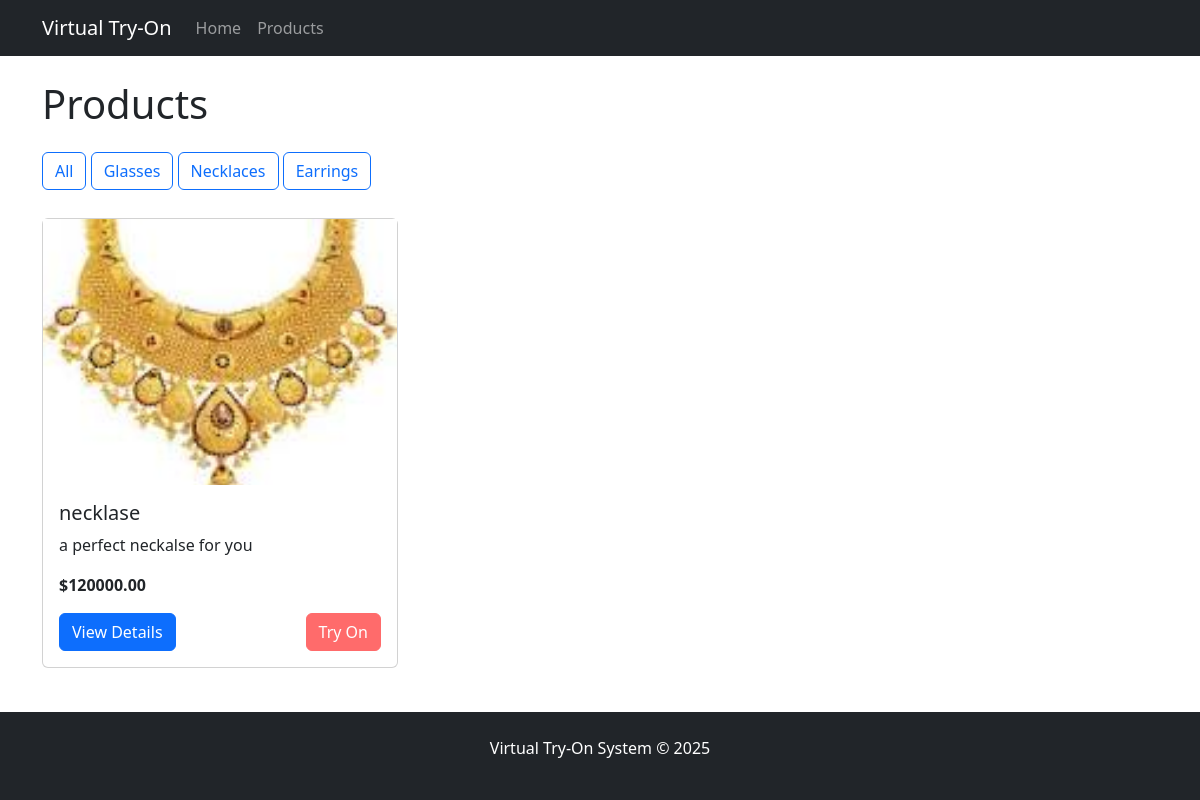
/products/?type=necklace, run on the app's committed database.
### virtual_tryon/models.py (models this page shows, shortened)
class OrnamentProduct(models.Model):
    ORNAMENT_TYPES = (
        ('glasses', 'Glasses'),
        ('necklace', 'Necklace'),
        ('earrings', 'Earrings'),
    )
    name = models.CharField(max_length=100)
    description = models.TextField(blank=True)
    price = models.DecimalField(max_digits=10, decimal_places=2, default=0.00)
    ornament_type = models.CharField(max_length=20, choices=ORNAMENT_TYPES)
    image = models.ImageField(upload_to='ornaments/')
    created_at = models.DateTimeField(auto_now_add=True)

### virtual_tryon/views.py (the view)
# urls.py: path('products/', views.product_list, name='product_list'),
def product_list(request):
    ornament_type = request.GET.get('type', None)
    if ornament_type:
        products = OrnamentProduct.objects.filter(ornament_type=ornament_type)
    else:
        products = OrnamentProduct.objects.all()
    context = {
        'products': products,
        'ornament_types': OrnamentProduct.ORNAMENT_TYPES
    }
    return render(request, 'product_list.html', context)

### virtual_tryon/templates/product_list.html (shortened to what this page needs)
{% extends 'base.html' %}
{% block content %}
<h1 class="mb-4">Products</h1>
<div class="filter-buttons">
    <a href="{% url 'product_list' %}" class="btn btn-outline-primary mb-2">All</a>
    <a href="{% url 'product_list' %}?type=glasses" class="btn btn-outline-primary mb-2">Glasses</a>
    <a href="{% url 'product_list' %}?type=necklace" class="btn btn-outline-primary mb-2">Necklaces</a>
    <a href="{% url 'product_list' %}?type=earrings" class="btn btn-outline-primary mb-2">Earrings</a>
</div>
<div class="row">
    {% for product in products %}
    <div class="col-md-4">
        <div class="card product-card">
            <div class="product-image-container">
                <img src="{{ product.image.url }}" class="product-image" alt="{{ product.name }}">
            </div>
            <div class="card-body">
                <h5 class="card-title">{{ product.name }}</h5>
                <p class="card-text">{{ product.description|truncatechars:100 }}</p>
                <p class="card-text"><strong>${{ product.price }}</strong></p>
                <div class="d-flex justify-content-between">
                    <a href="{% url 'product_detail' product.id %}" class="btn btn-primary">View Details</a>
                    <a href="{% url 'try_on' product.id %}" class="btn btn-success try-on-btn">Try On</a>
                </div>
            </div>
        </div>
    </div>
    {% empty %}
    <div class="col-12">
        <div class="alert alert-info">
            No products found.
        </div>
    </div>
    {% endfor %}
</div>
{% endblock %}

### virtual_tryon/templates/base.html (style rules this page uses)
.product-card { transition: transform 0.3s; margin-bottom: 20px; }
.try-on-btn { background-color: #ff6b6b; border-color: #ff6b6b; }
.filter-buttons { margin-bottom: 20px; }

### virtual_tryon/templates/product_list.html (style rules this page uses)
.product-image-container { position: relative; width: 100%; padding-top: 75%; overflow: hidden; }
.product-image { position: absolute; top: 0; left: 0; width: 100%; height: 100%; object-fit: cover; }
.product-card { transition: transform 0.3s; margin-bottom: 20px; }

### data on the page
OrnamentProduct: image (picture), name "necklase", description "a perfect neckalse for you", price "120000.00"
